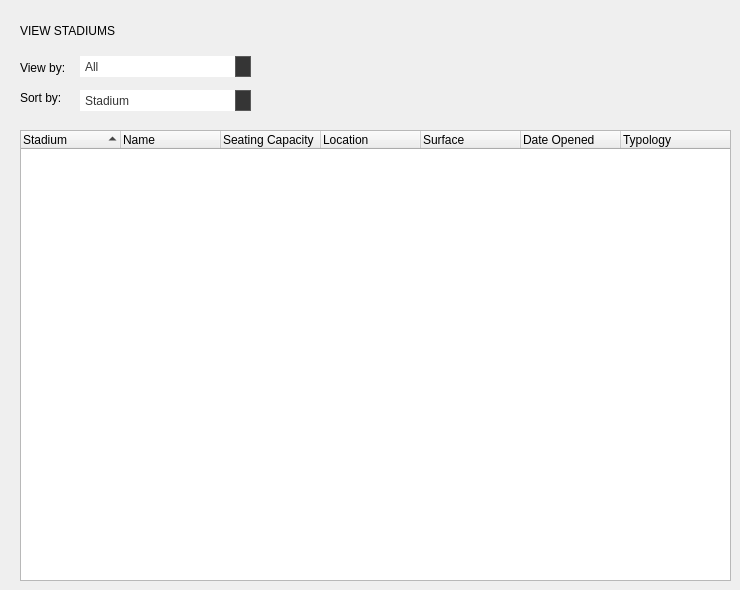
    <widget class="QWidget" name="viewStadiumsPage">
     <widget class="QLabel" name="viewStadiumHeading">
      <property name="geometry">
       <rect>
        <x>20</x>
        <y>10</y>
        <width>311</width>
        <height>41</height>
       </rect>
      </property>
      <property name="styleSheet">
       <string notr="true">font: 25 30pt &quot;Gill Sans&quot;, &quot;Gill Sans MT Condensed&quot;;</string>
      </property>
      <property name="text">
       <string>VIEW STADIUMS</string>
      </property>
     </widget>
     <widget class="QLabel" name="label_3">
      <property name="geometry">
       <rect>
        <x>20</x>
        <y>60</y>
        <width>59</width>
        <height>16</height>
       </rect>
      </property>
      <property name="text">
       <string>View by:</string>
      </property>
     </widget>
     <widget class="QLabel" name="label_4">
      <property name="geometry">
       <rect>
        <x>20</x>
        <y>90</y>
        <width>59</width>
        <height>16</height>
       </rect>
      </property>
      <property name="text">
       <string>Sort by:</string>
      </property>
     </widget>
     <widget class="QComboBox" name="viewStadiumByComboBox">
      <property name="geometry">
       <rect>
        <x>80</x>
        <y>56</y>
        <width>171</width>
        <height>21</height>
       </rect>
      </property>
      <property name="styleSheet">
       <string notr="true">QComboBox::down-arrow {
		image:url(:/icon/icons/down_arrow.png);
}

QComboBox{
 border: 0px solid   rgb(53, 53, 53);
 background-color: rgb(255, 255, 255);
 color:                      rgb(53, 53, 53); 
 padding:                    5px 

}

QComboBox::drop-down{
        border: 1px solid #5A5A5A;
        background: #353535;
    color:                      white;
    font-weight:            bold;
    padding:                    0px;
}


</string>
      </property>
      <item>
       <property name="text">
        <string>All</string>
       </property>
      </item>
      <item>
       <property name="text">
        <string>American</string>
       </property>
      </item>
      <item>
       <property name="text">
        <string>National</string>
       </property>
      </item>
     </widget>
     <widget class="QComboBox" name="comboBox_2">
      <property name="geometry">
       <rect>
        <x>80</x>
        <y>90</y>
        <width>171</width>
        <height>21</height>
       </rect>
      </property>
      <property name="styleSheet">
       <string notr="true">QComboBox::down-arrow {
		image: url(:/icon/icons/down_arrow.png);
}

QComboBox{
 border: 0px solid   rgb(53, 53, 53);
 background-color: rgb(255, 255, 255);
 color:                      rgb(53, 53, 53); 
 padding:                    5px 

}

QComboBox::drop-down{
        border: 1px solid #5A5A5A;
        background: #353535;
    color:                      white;
    font-weight:            bold;
    padding:                    0px;
}


</string>
      </property>
      <item>
       <property name="text">
        <string>Stadium</string>
       </property>
      </item>
      <item>
       <property name="text">
        <string>Name</string>
       </property>
      </item>
      <item>
       <property name="text">
        <string>Seating Capacity</string>
       </property>
      </item>
      <item>
       <property name="text">
        <string>Location</string>
       </property>
      </item>
      <item>
       <property name="text">
        <string>Surface</string>
       </property>
      </item>
      <item>
       <property name="text">
        <string>Date opened</string>
       </property>
      </item>
      <item>
       <property name="text">
        <string>Typology</string>
       </property>
      </item>
     </widget>
     <widget class="QTreeWidget" name="viewStadiumsList">
      <property name="geometry">
       <rect>
        <x>20</x>
        <y>130</y>
        <width>711</width>
        <height>451</height>
       </rect>
      </property>
      <property name="sortingEnabled">
       <bool>true</bool>
      </property>
      <attribute name="headerDefaultSectionSize">
       <number>100</number>
      </attribute>
      <column>
       <property name="text">
        <string>Stadium</string>
       </property>
      </column>
      <column>
       <property name="text">
        <string>Name</string>
       </property>
      </column>
      <column>
       <property name="text">
        <string>Seating Capacity</string>
       </property>
      </column>
      <column>
       <property name="text">
        <string>Location</string>
       </property>
      </column>
      <column>
       <property name="text">
        <string>Surface</string>
       </property>
      </column>
      <column>
       <property name="text">
        <string>Date Opened</string>
       </property>
      </column>
      <column>
       <property name="text">
        <string>Typology</string>
       </property>
      </column>
     </widget>
    </widget>
